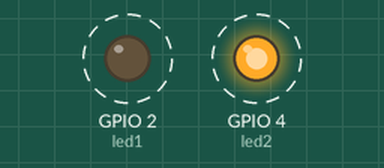
Simulated run of this program. Board: Raspberry Pi (BCM pin numbers). Shown: output pins drawn as LEDs (lit = HIGH). Dashed ring = blinking.

Above: at 0.5 s.
Timing chart, 0 to 4.6 s (numbered marks = the images above):
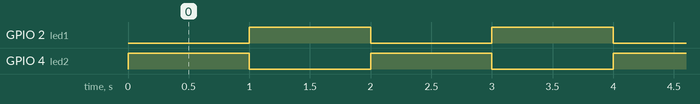

Measured:
- by itself, GPIO 2 (led1), GPIO 4 (led2): alternates HIGH for 1.0 s and LOW for 1.0 s

The program:

2_-_DUAL_LED_Blink.py
```python
import RPi.GPIO as GPIO
import time
GPIO.setmode(GPIO.BCM)
GPIO.setwarnings(False)
led1=2
led2=4
GPIO.setup(led1,GPIO.OUT)
GPIO.setup(led2,GPIO.OUT)

while True:
	GPIO.output(led1,0)
	GPIO.output(led2,1)
	time.sleep(1)
	GPIO.output(led1,1)
	GPIO.output(led2,0)
	time.sleep(1)
```
